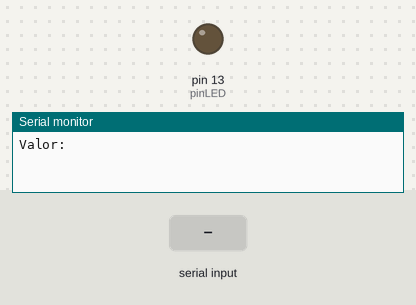
Bench run of a sketch on a simulated Arduino Uno, built with avr-gcc and run on an emulated ATmega328P. Shown: output pins drawn as LEDs (lit = HIGH), the last lines printed to the serial monitor. Inputs (shaded band) come from the test bench.

Above: at 1.2 s.
1.3 s: "90,45\n" received over Serial
At 2.3 s:
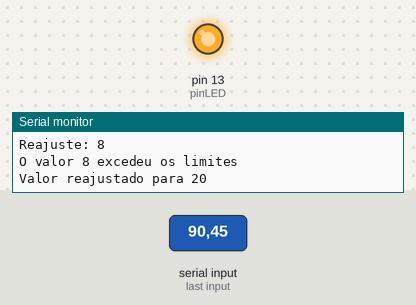
Timing chart, 0 to 4.3 s (numbered marks = the images above; inputs shaded):
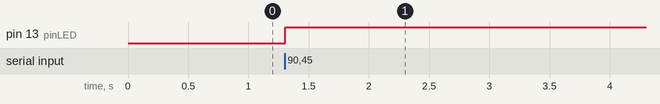

Measured:
- after the input at 1.3 s, pin 13 (pinLED): LOW → HIGH at once

The sketch:

aula_28_atividade_reajuste1.ino
```cpp
#define pinLED 13
int valor;

void setup() {
  pinMode(pinLED, OUTPUT);
  Serial.begin(9600); // Inicia a comunicação serial
}

void loop() {
  digitalWrite(pinLED, LOW);
  Serial.println("Valor:");
  while (Serial.available()==0){}
  valor = Serial.parseInt();

  valor = map(valor, 0, 1023, 0, 100);
  Serial.print("Reajuste: "); Serial.println(valor);

  if (valor <= 20 || valor >= 80){
    digitalWrite(pinLED, HIGH);
  	Serial.print("O valor "); Serial.print(valor); Serial.println(" excedeu os limites");
    valor = constrain(valor, 20, 80);
    Serial.print("Valor reajustado para "); Serial.println(valor);
    delay(5000);
  } else {
  	Serial.print("O valor "); Serial.print(valor); Serial.println(" esta dentro do limite");
  }
}
  
```
